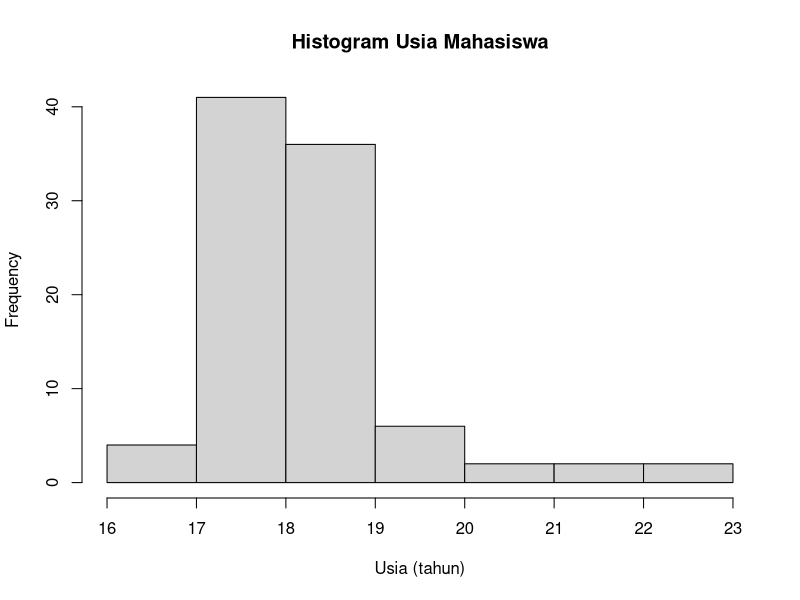
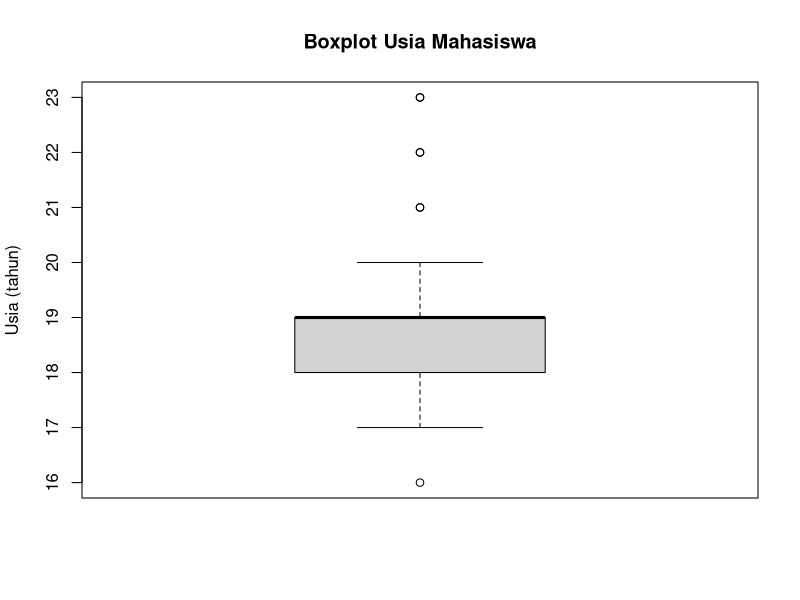
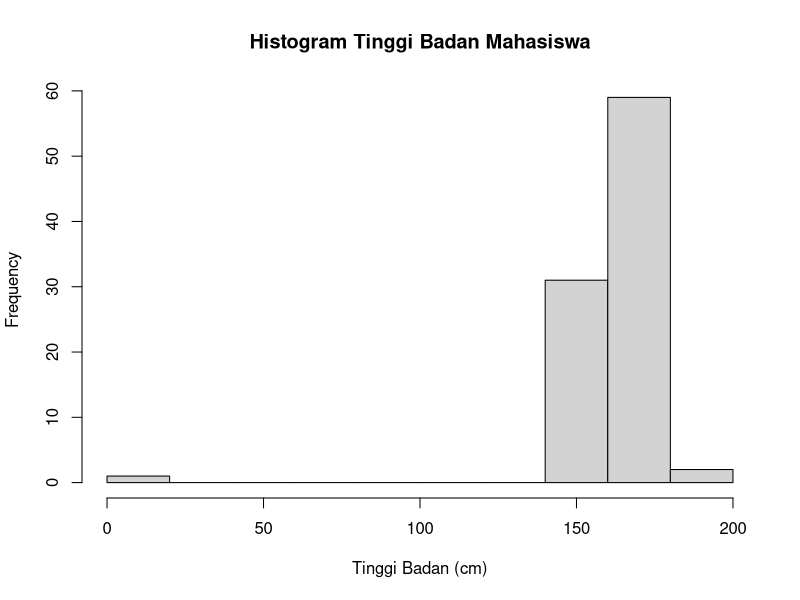
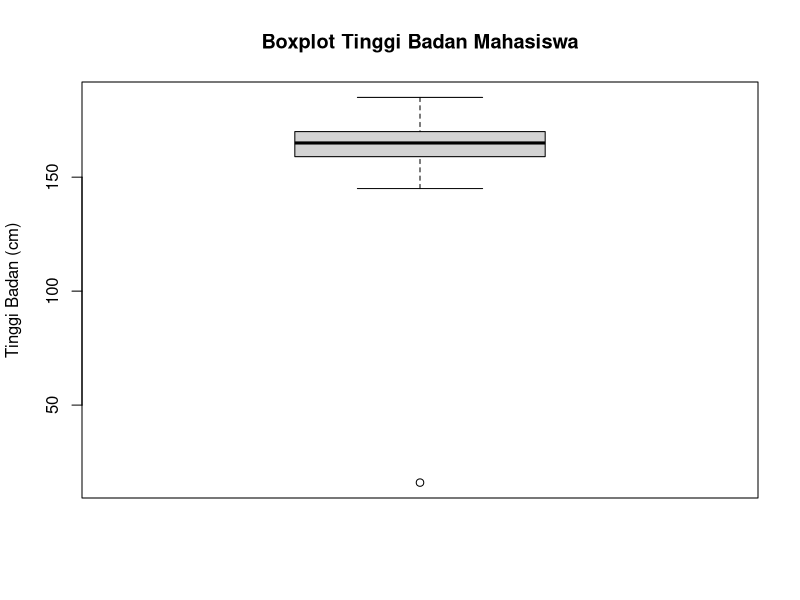

Write the R code that produced these figures, in order.
library(readr)

# Load
data_mahasiswa <- read_csv("data/data_mahasiswa.csv")

# Cek
head(data_mahasiswa)
names(data_mahasiswa)

# Ambil yang dipakai
usia <- data_mahasiswa$`Usia Anda (dalam tahun)`
tinggi_badan <- data_mahasiswa$`Tinggi Badan`

# =========================
# Statistik Deskriptif
# =========================

# Rata-rata
mean(usia, na.rm = TRUE)
mean(tinggi_badan, na.rm = TRUE)

# Nilai tengah
median(usia, na.rm = TRUE)
median(tinggi_badan, na.rm = TRUE)

# Standar deviasi
sd(usia, na.rm = TRUE)
sd(tinggi_badan, na.rm = TRUE)

# Nilai minimum dan maksimum
range(usia, na.rm = TRUE)
range(tinggi_badan, na.rm = TRUE)

# Kuartil
quantile(usia, na.rm = TRUE)
quantile(tinggi_badan, na.rm = TRUE)


# Visualisasi

# Histogram usia
hist(
  usia,
  main = "Histogram Usia Mahasiswa",
  xlab = "Usia (tahun)"
)

# Boxplot usia
boxplot(
  usia,
  main = "Boxplot Usia Mahasiswa",
  ylab = "Usia (tahun)"
)

# Histogram tinggi badan
hist(
  tinggi_badan,
  main = "Histogram Tinggi Badan Mahasiswa",
  xlab = "Tinggi Badan (cm)"
)

# Boxplot tinggi badan
boxplot(
  tinggi_badan,
  main = "Boxplot Tinggi Badan Mahasiswa",
  ylab = "Tinggi Badan (cm)"
)

